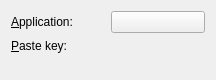
<ui version="4.0" >
 <class>AppKey</class>
 <widget class="QWidget" name="AppKey" >
  <property name="geometry" >
   <rect>
    <x>0</x>
    <y>0</y>
    <width>216</width>
    <height>80</height>
   </rect>
  </property>
  <layout class="QVBoxLayout" name="verticalLayout" >
   <item>
    <layout class="QGridLayout" name="gridLayout" >
     <item row="0" column="0" >
      <widget class="QLabel" name="appLabel" >
       <property name="text" >
        <string>&amp;Application:</string>
       </property>
       <property name="buddy" >
        <cstring>appButton</cstring>
       </property>
      </widget>
     </item>
     <item row="0" column="1" >
      <widget class="KPushButton" name="appButton" >
       <property name="checkable" >
        <bool>true</bool>
       </property>
       <property name="checked" >
        <bool>false</bool>
       </property>
      </widget>
     </item>
     <item row="1" column="0" >
      <widget class="QLabel" name="pasteLabel" >
       <property name="text" >
        <string>&amp;Paste key:</string>
       </property>
       <property name="buddy" >
        <cstring>pasteButton</cstring>
       </property>
      </widget>
     </item>
     <item row="1" column="1" >
      <widget class="KKeySequenceWidget" name="pasteButton" />
     </item>
    </layout>
   </item>
   <item>
    <spacer name="verticalSpacer" >
     <property name="orientation" >
      <enum>Qt::Vertical</enum>
     </property>
     <property name="sizeHint" stdset="0" >
      <size>
       <width>20</width>
       <height>6</height>
      </size>
     </property>
    </spacer>
   </item>
  </layout>
 </widget>
 <customwidgets>
  <customwidget>
   <class>KKeySequenceWidget</class>
   <extends>QWidget</extends>
   <header>kkeysequencewidget.h</header>
  </customwidget>
  <customwidget>
   <class>KPushButton</class>
   <extends>QPushButton</extends>
   <header>kpushbutton.h</header>
  </customwidget>
 </customwidgets>
 <connections/>
</ui>
